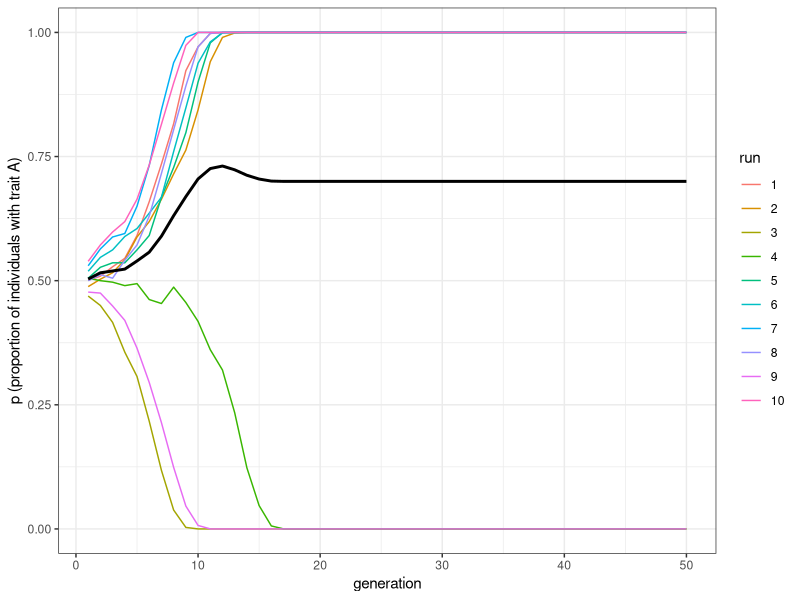
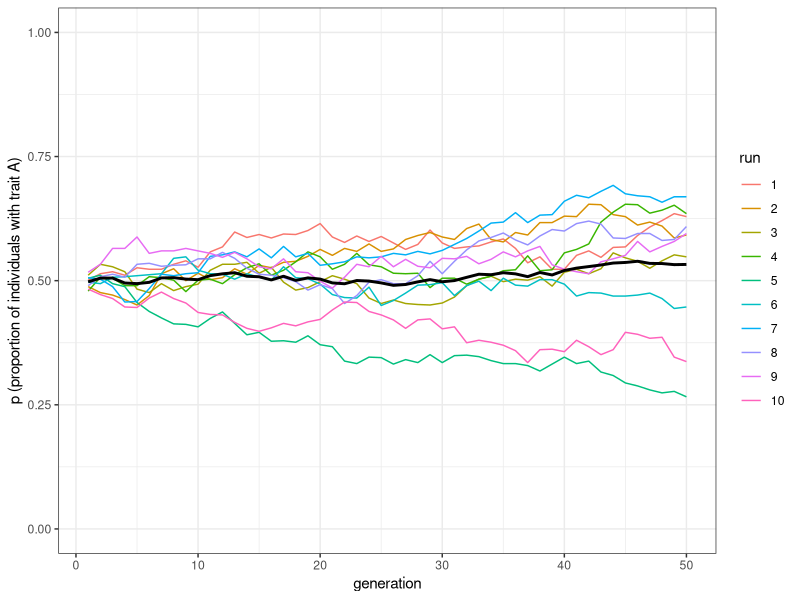
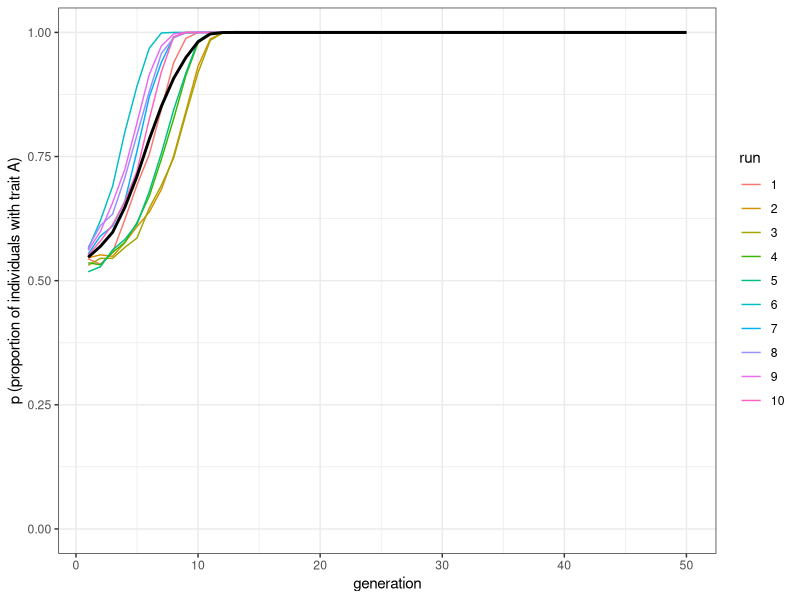
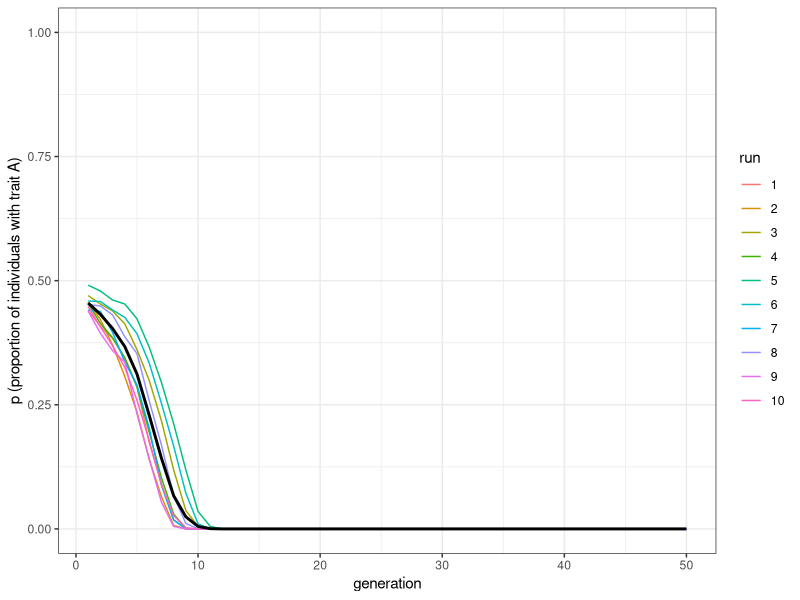
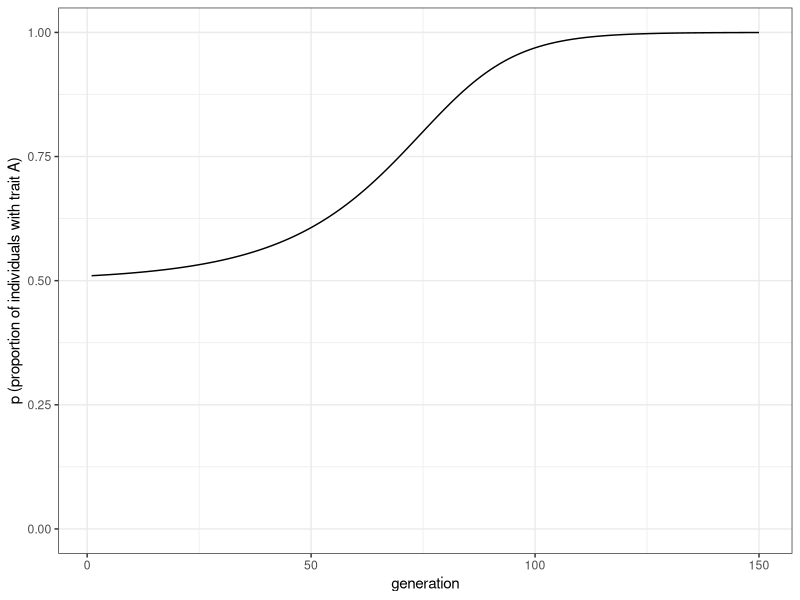
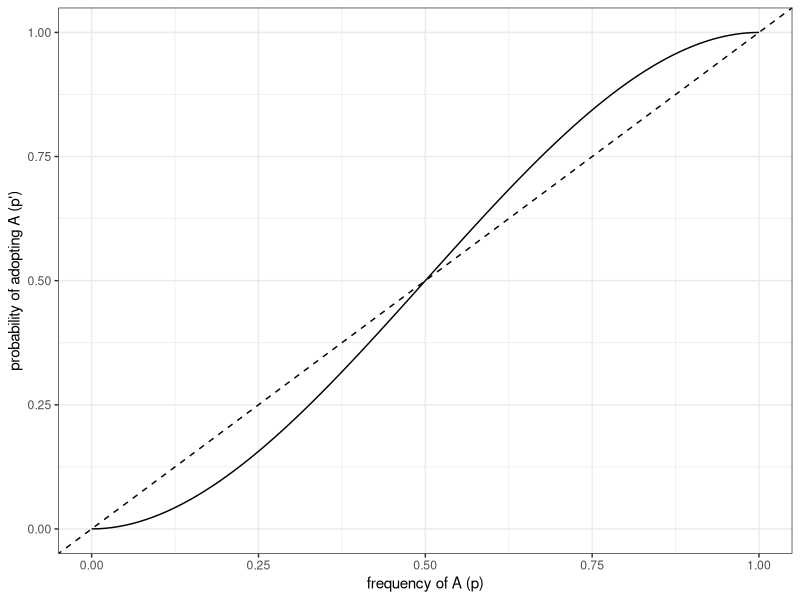

The R source for these figures, in order:
## ---- chunk 1
library(tidyverse)
set.seed(111)

N <- 100
p_0 <- 0.5
D <- 1

population <- tibble(trait = sample(c("A", "B"), N, replace = TRUE, prob = c(p_0, 1 - p_0))) # create first generation
## ---- chunk 2
# create dataframe with a set of 3 randomly-picked demonstrators for each agent
demonstrators <- tibble(dem1 = sample(population$trait, N, replace = TRUE), dem2 = sample(population$trait, N, replace = TRUE), dem3 = sample(population$trait, N, replace = TRUE))

demonstrators
## ---- chunk 3
# get the number of As in each 3-dem combo
num_As <- rowSums(demonstrators == "A")

population$trait[num_As == 3] <- "A"  # for dem combos with all As, set to A
population$trait[num_As == 0] <- "B"  # for dem combos with no As, set to B

prob_majority <- sample(c(TRUE, FALSE), prob = c((2/3 + D/3), 1 - (2/3 + D/3)), N, replace = TRUE)
prob_minority <- sample(c(TRUE, FALSE), prob = c((1/3 - D/3), 1 - (1/3 - D/3)), N, replace = TRUE)

# when A is a majority, 2/3
if (nrow(population[prob_majority & num_As == 2, ]) > 0) {
  population[prob_majority & num_As == 2, ] <- "A"
}
if (nrow(population[prob_majority == FALSE & num_As == 2, ]) > 0) {
  population[prob_majority == FALSE & num_As == 2, ] <- "B"
}  
# when A is a minority, 1/3
if (nrow(population[prob_minority & num_As == 1, ]) > 0) {
  population[prob_minority & num_As == 1, ] <- "A"
}
if (nrow(population[prob_minority == FALSE & num_As == 1, ]) > 0) {
  population[prob_minority == FALSE & num_As == 1, ] <- "B"
}  

## ---- chunk 4
# for testing only, add the new traits to the demonstrator dataframe and show it
demonstrators <- add_column(demonstrators, new_trait = population$trait)

demonstrators
## ---- chunk 5

N <- 100
p_0 <- 0.5
D <- 0.1

population <- tibble(trait = sample(c("A", "B"), N, replace = TRUE, prob = c(p_0, 1 - p_0))) # create first generation

# create dataframe with a set of 3 randomly-picked demonstrators for each agent
demonstrators <- tibble(dem1 = sample(population$trait, N, replace = TRUE), dem2 = sample(population$trait, N, replace = TRUE), dem3 = sample(population$trait, N, replace = TRUE))

# get the number of As in each 3-dem combo
num_As <- rowSums(demonstrators == "A")

population$trait[num_As == 3] <- "A"  # for dem combos with all As, set to A
population$trait[num_As == 0] <- "B"  # for dem combos with no As, set to B

prob_majority <- sample(c(TRUE, FALSE), prob = c((2/3 + D/3), 1 - (2/3 + D/3)), N, replace = TRUE)
prob_minority <- sample(c(TRUE, FALSE), prob = c((1/3 - D/3), 1 - (1/3 - D/3)), N, replace = TRUE)

# when A is a majority, 2/3
if (nrow(population[prob_majority & num_As == 2, ]) > 0) {
  population[prob_majority & num_As == 2, ] <- "A"
}
if (nrow(population[prob_majority == FALSE & num_As == 2, ]) > 0) {
  population[prob_majority == FALSE & num_As == 2, ] <- "B"
}  
# when A is a minority, 1/3
if (nrow(population[prob_minority & num_As == 1, ]) > 0) {
  population[prob_minority & num_As == 1, ] <- "A"
}
if (nrow(population[prob_minority == FALSE & num_As == 1, ]) > 0) {
  population[prob_minority == FALSE & num_As == 1, ] <- "B"
}  

# for testing only, add the new traits to the demonstrator dataframe and show it
demonstrators <- add_column(demonstrators, new_trait = population$trait)

demonstrators
## ---- chunk 6

conformist_transmission <- function (N, p_0, D, t_max, r_max) {
  
  output <- tibble(generation = rep(1:t_max, r_max), p = as.numeric(rep(NA, t_max * r_max)), run = as.factor(rep(1:r_max, each = t_max)))
  
  for (r in 1:r_max) {
    
    population <- tibble(trait = sample(c("A", "B"), N, replace = TRUE, prob = c(p_0, 1 - p_0)))
    # create first generation
    
    output[output$generation == 1 & output$run == r, ]$p <- sum(population$trait == "A") / N # add first generation's p for run r
    
    for (t in 2:t_max) {
      
      # create dataframe with a set of 3 randomly-picked demonstrators for each agent
      demonstrators <- tibble(dem1 = sample(population$trait, N, replace = TRUE), dem2 = sample(population$trait, N, replace = TRUE), dem3 = sample(population$trait, N, replace = TRUE))
      
      # get the number of As in each 3-dem combo
      num_As <- rowSums(demonstrators == "A")
      
      population$trait[num_As == 3] <- "A"  # for dem combos with all As, set to A
      population$trait[num_As == 0] <- "B"  # for dem combos with no As, set to B
      
      prob_majority <- sample(c(TRUE, FALSE), prob = c((2/3 + D/3), 1 - (2/3 + D/3)), N, replace = TRUE)
      prob_minority <- sample(c(TRUE, FALSE), prob = c((1/3 - D/3), 1 - (1/3 - D/3)), N, replace = TRUE)
      
      # when A is a majority, 2/3
      if (nrow(population[prob_majority & num_As == 2, ]) > 0) {
        population[prob_majority & num_As == 2, ] <- "A"
      }
      if (nrow(population[prob_majority == FALSE & num_As == 2, ]) > 0) {
        population[prob_majority == FALSE & num_As == 2, ] <- "B"
      }  
      # when A is a minority, 1/3
      if (nrow(population[prob_minority & num_As == 1, ]) > 0) {
        population[prob_minority & num_As == 1, ] <- "A"
      }
      if (nrow(population[prob_minority == FALSE & num_As == 1, ]) > 0) {
        population[prob_minority == FALSE & num_As == 1, ] <- "B"
      }  
      output[output$generation == t & output$run == r, ]$p <- sum(population$trait == "A") / N # get p and put it into output slot for this generation t and run r
    }
  }
  output  # export data from function
}

## ---- chunk 7
plot_multiple_runs <- function(data_model) {
  ggplot(data = data_model, aes(y = p, x = generation)) +
    geom_line(aes(colour = run)) +
    stat_summary(fun.y = mean, geom = "line", size = 1) +
    ylim(c(0, 1)) +
    theme_bw() +
    labs(y = "p (proportion of individuals with trait A)")
}
## ---- chunk 8
data_model <- conformist_transmission(N = 1000, p_0 = 0.5, D = 1, t_max = 50, r_max = 10)
plot_multiple_runs(data_model)
## ---- chunk 9
data_model <- conformist_transmission(N = 1000, p_0 = 0.5, D = 0, t_max = 50, r_max = 10)
plot_multiple_runs(data_model)
## ---- chunk 10
data_model <- conformist_transmission(N = 1000, p_0 = 0.55, D = 1, t_max = 50, r_max = 10)
plot_multiple_runs(data_model)

## ---- chunk 11
data_model <- conformist_transmission(N = 1000, p_0 = 0.45, D = 1, t_max = 50, r_max = 10)
plot_multiple_runs(data_model)
## ---- chunk 12
t_max <- 150
p_0 <- 0.51 
D <- 0.1

pop_analytical <- tibble(p = rep(NA, t_max), generation = 1:t_max)
pop_analytical$p[1] <- p_0
  
for (i in 2:t_max) {
  pop_analytical$p[i] <-pop_analytical$p[i - 1] + D * pop_analytical$p[i - 1] * (1 - pop_analytical$p[i - 1]) * (2 * pop_analytical$p[i - 1] - 1)
}

ggplot(data = pop_analytical, aes(y = p, x = generation)) +
  geom_line() +
  ylim(c(0, 1)) +
  theme_bw() +
  labs(y = "p (proportion of individuals with trait A)")

## ---- chunk 13
D <- 1
conformity_p_adopt <- tibble( p = seq(from = 0, to = 1, length.out = 101), p_next = p + D * p * (1 - p) * (2 * p - 1))

ggplot(data = conformity_p_adopt, aes(y = p_next, x = p)) +
  geom_line() +
  geom_abline(slope = 1, intercept = 0, linetype = "dashed") +
  ylim(c(0, 1)) +
  theme_bw() +
  labs(x = "frequency of A (p)", y = "probability of adopting A (p')")
